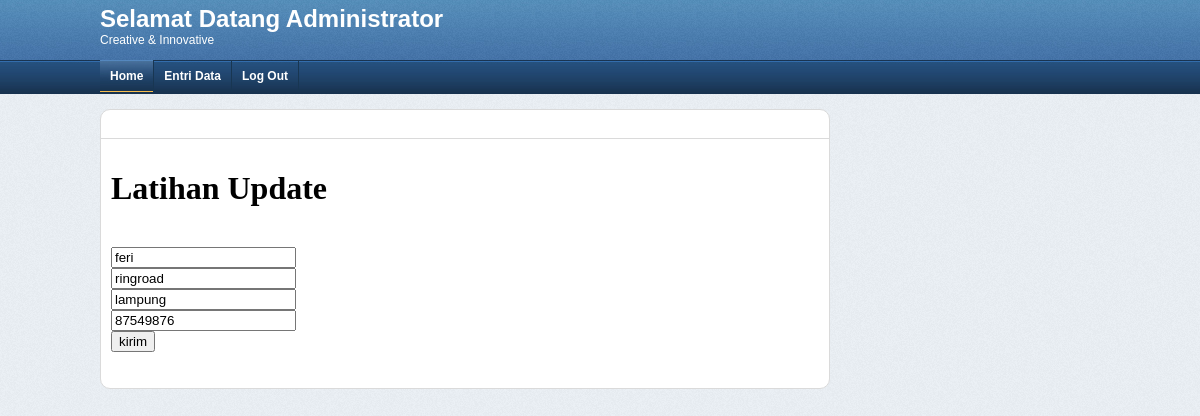
Screenshot of /index.php?page=update&id=2 (signed in) with the database file from the repository.
### tables this page shows
CREATE TABLE `temankelas` (
  `id_teman` int(5) NOT NULL,
  `nama` varchar(50) NOT NULL,
  `alamatkost` text NOT NULL,
  `asal` text NOT NULL,
  `nomorhp` int(15) NOT NULL
);

### update.php (the view, shortened to what this page needs)
<html>
     <head>
     </head>
     <body>
        <?php
            include("koneksi.php");
            $sql = "SELECT * FROM temankelas ";
            $sql.= "WHERE id_teman =".$_GET['id'];
            $hasil = mysqli_query($koneksi,$sql) or exit("Error query : <b>".$sql."</b>.");
            $data = mysqli_fetch_assoc($hasil);
        ?>
        <h1>Latihan Update</h1>
         <form action="update_proses.php" method="POST">
?>" /><br>
            <input type="text" name="nama" value="<?php echo $data['nama'];
?>" placeholder="isikan nama"><br>
            <input type="text" name="alamat" value="<?php echo $data['alamatkost'];
?>" placeholder="isikan alamat kost"><br>
            <input type="text" name="asal" value="<?php echo $data['asal'];
?>" placeholder="isikan daerah asal"><br>
            <input type="text" name="nomorhp" value="<?php echo $data['nomorhp'];
?>" placeholder="isikan nomor HP"><br>
            <input type="submit" name="kirim" value="kirim">
         </form>
     </body>
 </html>

### asset/css/style.css (style rules this page uses)
body { padding:0px; margin:0px; text-decoration:none; background-image: url(../images/bg_body.png); background-repeat: repeat; }

### rows the page displays
temankelas: nama "feri", alamat "ringroad", asal "lampung", nomorhp "87549876"
